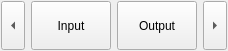
<?xml version="1.0" encoding="UTF-8"?>
<ui version="4.0">
 <class>PageSwitchBar</class>
 <widget class="QFrame" name="PageSwitchBar">
  <property name="geometry">
   <rect>
    <x>0</x>
    <y>0</y>
    <width>160</width>
    <height>51</height>
   </rect>
  </property>
  <property name="windowTitle">
   <string>Frame</string>
  </property>
  <property name="frameShape">
   <enum>QFrame::NoFrame</enum>
  </property>
  <property name="frameShadow">
   <enum>QFrame::Plain</enum>
  </property>
  <layout class="QHBoxLayout" name="horizontalLayout">
   <property name="margin">
    <number>1</number>
   </property>
   <item>
    <widget class="QToolButton" name="prePage">
     <property name="sizePolicy">
      <sizepolicy hsizetype="Preferred" vsizetype="Preferred">
       <horstretch>0</horstretch>
       <verstretch>0</verstretch>
      </sizepolicy>
     </property>
     <property name="minimumSize">
      <size>
       <width>0</width>
       <height>32</height>
      </size>
     </property>
     <property name="text">
      <string>...</string>
     </property>
     <property name="arrowType">
      <enum>Qt::LeftArrow</enum>
     </property>
    </widget>
   </item>
   <item>
    <widget class="QPushButton" name="inputButton">
     <property name="sizePolicy">
      <sizepolicy hsizetype="Preferred" vsizetype="Preferred">
       <horstretch>0</horstretch>
       <verstretch>0</verstretch>
      </sizepolicy>
     </property>
     <property name="text">
      <string>Input</string>
     </property>
     <property name="checkable">
      <bool>true</bool>
     </property>
     <attribute name="buttonGroup">
      <string notr="true">buttonGroup</string>
     </attribute>
    </widget>
   </item>
   <item>
    <widget class="QPushButton" name="outputButton">
     <property name="sizePolicy">
      <sizepolicy hsizetype="Preferred" vsizetype="Preferred">
       <horstretch>0</horstretch>
       <verstretch>0</verstretch>
      </sizepolicy>
     </property>
     <property name="text">
      <string>Output</string>
     </property>
     <property name="checkable">
      <bool>true</bool>
     </property>
     <attribute name="buttonGroup">
      <string notr="true">buttonGroup</string>
     </attribute>
    </widget>
   </item>
   <item>
    <widget class="QToolButton" name="nextPage">
     <property name="sizePolicy">
      <sizepolicy hsizetype="Preferred" vsizetype="Preferred">
       <horstretch>0</horstretch>
       <verstretch>0</verstretch>
      </sizepolicy>
     </property>
     <property name="minimumSize">
      <size>
       <width>0</width>
       <height>32</height>
      </size>
     </property>
     <property name="text">
      <string>...</string>
     </property>
     <property name="arrowType">
      <enum>Qt::RightArrow</enum>
     </property>
    </widget>
   </item>
  </layout>
 </widget>
 <resources/>
 <connections/>
 <buttongroups>
  <buttongroup name="buttonGroup"/>
 </buttongroups>
</ui>
